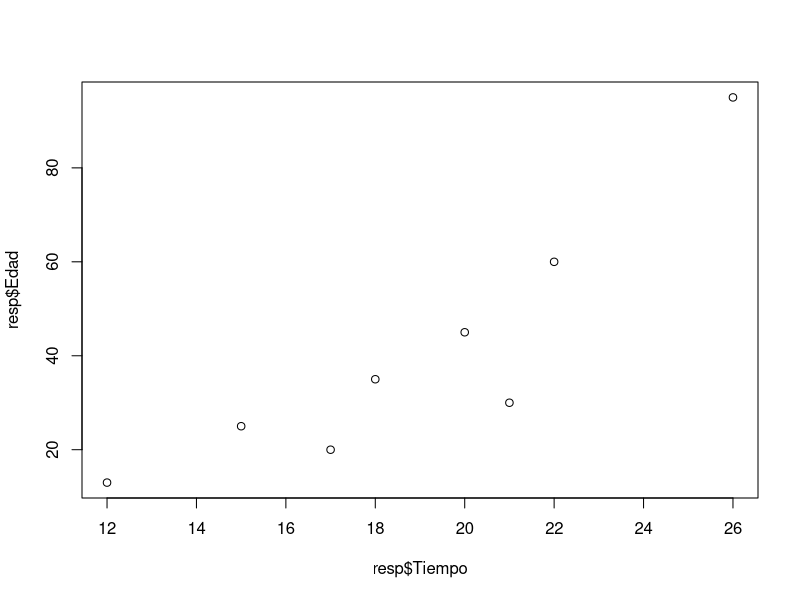
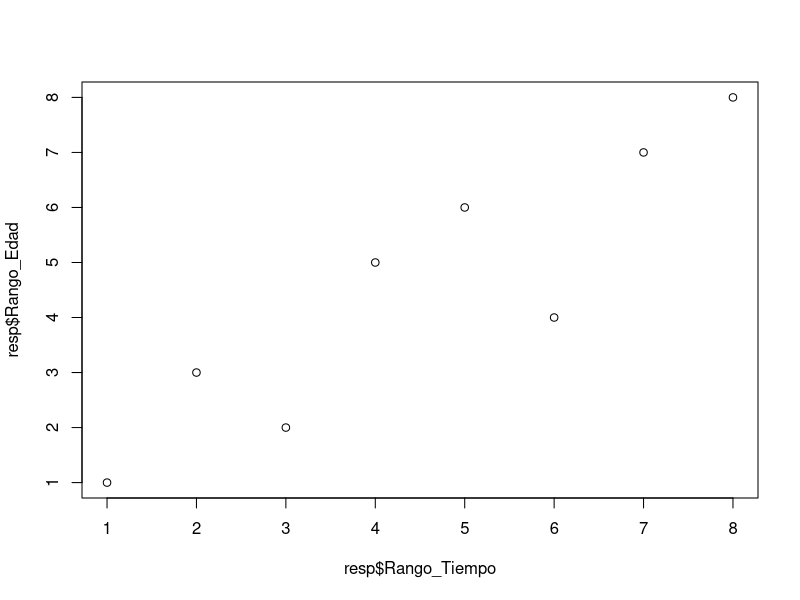

Reproduce these figures in R, in order.
#======================================================================

resp <- data.frame(
  Tiempo = c(12, 15, 17, 18, 20, 21, 22, 26),
  Edad = c(13, 25, 20, 35, 45, 30, 60, 95)
)
resp
#=====================================================================
# Crear nuevas columnas con los rangos (1 a 8)

resp$Rango_Tiempo <- rank(resp$Tiempo, ties.method = "first")
resp$Rango_Edad <- rank(resp$Edad, ties.method = "first")

# Ver resultado
resp
#======================================================================
# Graficos

plot(resp$Tiempo, resp$Edad)
plot(resp$Rango_Tiempo, resp$Rango_Edad)

resp$dif <- resp$Rango_Tiempo - resp$Rango_Edad
resp$dis2 <- resp$dif^2
sum(resp$dis2)

cor.test(resp$Rango_Tiempo, resp$Rango_Edad, method = "spearman")
cor.test(resp$Tiempo, resp$Edad, method = "spearman")

#======================================================================
# Correlacion Tall Kendall
tau <- data.frame(
  A = c(1, 2, 3, 4, 5, 6),
  B = c(3, 1, 4, 2, 6, 5)
)
cor.test(tau$A, tau$B, method = "kendall")

#=====================================================================
# Correlacion biserial
set.seed(123) #Para Reproducibilidad

# Número de observaciones
n <- 20
# Generar horas de estudio (Entre 1 y 10)
Horas_estudio <- sample(1:10, n, replace = TRUE)

# Asignar probabilidad de aprobar en funcion de horas de estudio
# a mas horas, mas alta la probabilidad
Resultado <- sapply(Horas_estudio, function(horas){
  ifelse(runif(1) < (horas / 10), "Aprobado", "Reprobado")
})

# Crear data frame
estudio <- data.frame(
  Estudiante = 1:n,
  Horas_estudio,
  Resultado
)

# Crear variable dicotomica: 1 = Apobado, 0 = Reprobado
estudio$Resultado_bin <- ifelse(estudio$Resultado == "Aprobado", 1, 0)
head(estudio)

cor.test(estudio$Horas_estudio, estudio$Resultado_bin, method = "pearson")
